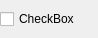
<?xml version="1.0" encoding="UTF-8"?>
<ui version="4.0">
 <class>Form</class>
 <widget class="QWidget" name="Form">
  <property name="geometry">
   <rect>
    <x>0</x>
    <y>0</y>
    <width>98</width>
    <height>38</height>
   </rect>
  </property>
  <property name="sizePolicy">
   <sizepolicy hsizetype="Preferred" vsizetype="Fixed">
    <horstretch>0</horstretch>
    <verstretch>0</verstretch>
   </sizepolicy>
  </property>
  <property name="minimumSize">
   <size>
    <width>0</width>
    <height>38</height>
   </size>
  </property>
  <property name="maximumSize">
   <size>
    <width>16777215</width>
    <height>38</height>
   </size>
  </property>
  <property name="windowTitle">
   <string>Form</string>
  </property>
  <layout class="QHBoxLayout" name="horizontalLayout">
   <property name="margin">
    <number>0</number>
   </property>
   <item>
    <widget class="QCheckBox" name="checkBox">
     <property name="text">
      <string>CheckBox</string>
     </property>
    </widget>
   </item>
  </layout>
 </widget>
 <resources/>
 <connections/>
</ui>
